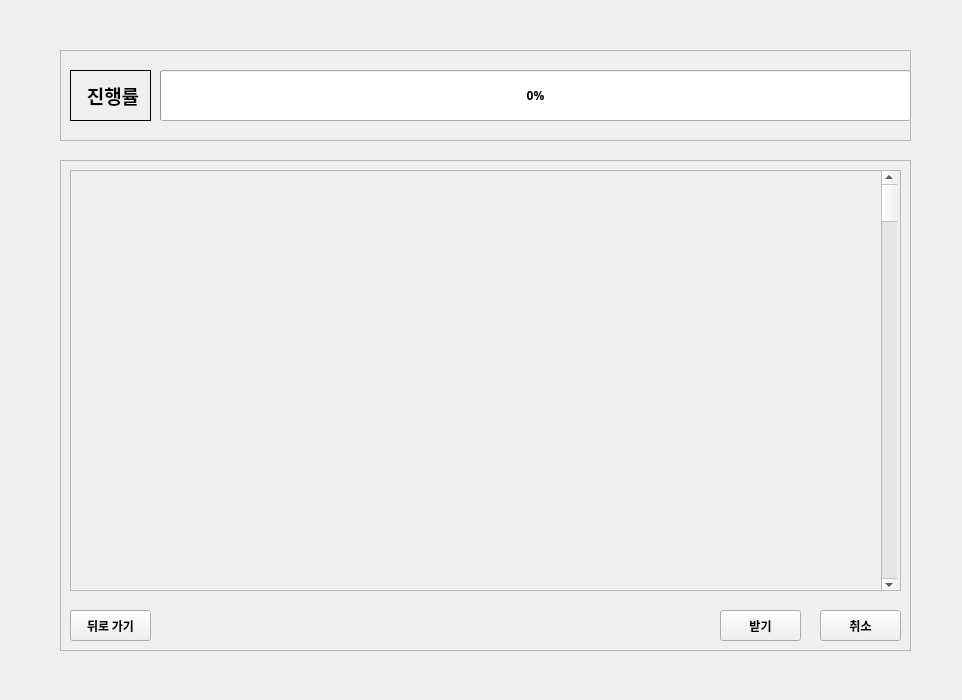
<?xml version="1.0" encoding="UTF-8"?>
<ui version="4.0">
 <class>Form</class>
 <widget class="QWidget" name="Form">
  <property name="geometry">
   <rect>
    <x>0</x>
    <y>0</y>
    <width>962</width>
    <height>700</height>
   </rect>
  </property>
  <property name="windowTitle">
   <string>Form</string>
  </property>
  <widget class="QFrame" name="frame_2">
   <property name="geometry">
    <rect>
     <x>60</x>
     <y>160</y>
     <width>851</width>
     <height>491</height>
    </rect>
   </property>
   <property name="frameShape">
    <enum>QFrame::StyledPanel</enum>
   </property>
   <property name="frameShadow">
    <enum>QFrame::Raised</enum>
   </property>
   <widget class="QScrollArea" name="GoalArea">
    <property name="geometry">
     <rect>
      <x>10</x>
      <y>10</y>
      <width>831</width>
      <height>421</height>
     </rect>
    </property>
    <property name="widgetResizable">
     <bool>true</bool>
    </property>
    <widget class="QWidget" name="scrollAreaWidgetContents">
     <property name="geometry">
      <rect>
       <x>0</x>
       <y>0</y>
       <width>829</width>
       <height>419</height>
      </rect>
     </property>
     <widget class="QScrollBar" name="verticalScrollBar">
      <property name="geometry">
       <rect>
        <x>810</x>
        <y>0</y>
        <width>16</width>
        <height>421</height>
       </rect>
      </property>
      <property name="font">
       <font>
        <family>굴림</family>
        <pointsize>12</pointsize>
       </font>
      </property>
      <property name="orientation">
       <enum>Qt::Vertical</enum>
      </property>
     </widget>
    </widget>
   </widget>
   <widget class="QToolButton" name="AcceptButton">
    <property name="geometry">
     <rect>
      <x>660</x>
      <y>450</y>
      <width>81</width>
      <height>31</height>
     </rect>
    </property>
    <property name="font">
     <font>
      <family>IM혜민 Bold</family>
      <weight>75</weight>
      <bold>true</bold>
     </font>
    </property>
    <property name="text">
     <string>받기</string>
    </property>
   </widget>
   <widget class="QToolButton" name="BackButton">
    <property name="geometry">
     <rect>
      <x>10</x>
      <y>450</y>
      <width>81</width>
      <height>31</height>
     </rect>
    </property>
    <property name="font">
     <font>
      <family>IM혜민 Bold</family>
      <weight>75</weight>
      <bold>true</bold>
     </font>
    </property>
    <property name="text">
     <string>뒤로 가기</string>
    </property>
   </widget>
   <widget class="QToolButton" name="CancelButton">
    <property name="geometry">
     <rect>
      <x>760</x>
      <y>450</y>
      <width>81</width>
      <height>31</height>
     </rect>
    </property>
    <property name="font">
     <font>
      <family>IM혜민 Bold</family>
      <weight>75</weight>
      <bold>true</bold>
     </font>
    </property>
    <property name="text">
     <string>취소</string>
    </property>
   </widget>
  </widget>
  <widget class="QFrame" name="frame">
   <property name="geometry">
    <rect>
     <x>60</x>
     <y>50</y>
     <width>851</width>
     <height>91</height>
    </rect>
   </property>
   <property name="frameShape">
    <enum>QFrame::StyledPanel</enum>
   </property>
   <property name="frameShadow">
    <enum>QFrame::Raised</enum>
   </property>
   <widget class="QLabel" name="ProgressLabel">
    <property name="geometry">
     <rect>
      <x>10</x>
      <y>20</y>
      <width>81</width>
      <height>51</height>
     </rect>
    </property>
    <property name="font">
     <font>
      <family>IM혜민 Bold</family>
      <pointsize>14</pointsize>
      <weight>75</weight>
      <bold>true</bold>
     </font>
    </property>
    <property name="contextMenuPolicy">
     <enum>Qt::DefaultContextMenu</enum>
    </property>
    <property name="layoutDirection">
     <enum>Qt::LeftToRight</enum>
    </property>
    <property name="frameShape">
     <enum>QFrame::Box</enum>
    </property>
    <property name="lineWidth">
     <number>1</number>
    </property>
    <property name="midLineWidth">
     <number>0</number>
    </property>
    <property name="text">
     <string>&lt;html&gt;&lt;head/&gt;&lt;body&gt;&lt;p align=&quot;center&quot;&gt;&lt;span style=&quot; font-size:14pt;&quot;&gt;진행률&lt;/span&gt;&lt;/p&gt;&lt;/body&gt;&lt;/html&gt;</string>
    </property>
    <property name="margin">
     <number>0</number>
    </property>
   </widget>
   <widget class="QProgressBar" name="progressBar">
    <property name="geometry">
     <rect>
      <x>100</x>
      <y>20</y>
      <width>751</width>
      <height>51</height>
     </rect>
    </property>
    <property name="font">
     <font>
      <family>IM혜민 Bold</family>
      <weight>75</weight>
      <bold>true</bold>
     </font>
    </property>
    <property name="value">
     <number>0</number>
    </property>
   </widget>
  </widget>
 </widget>
 <resources/>
 <connections/>
</ui>
